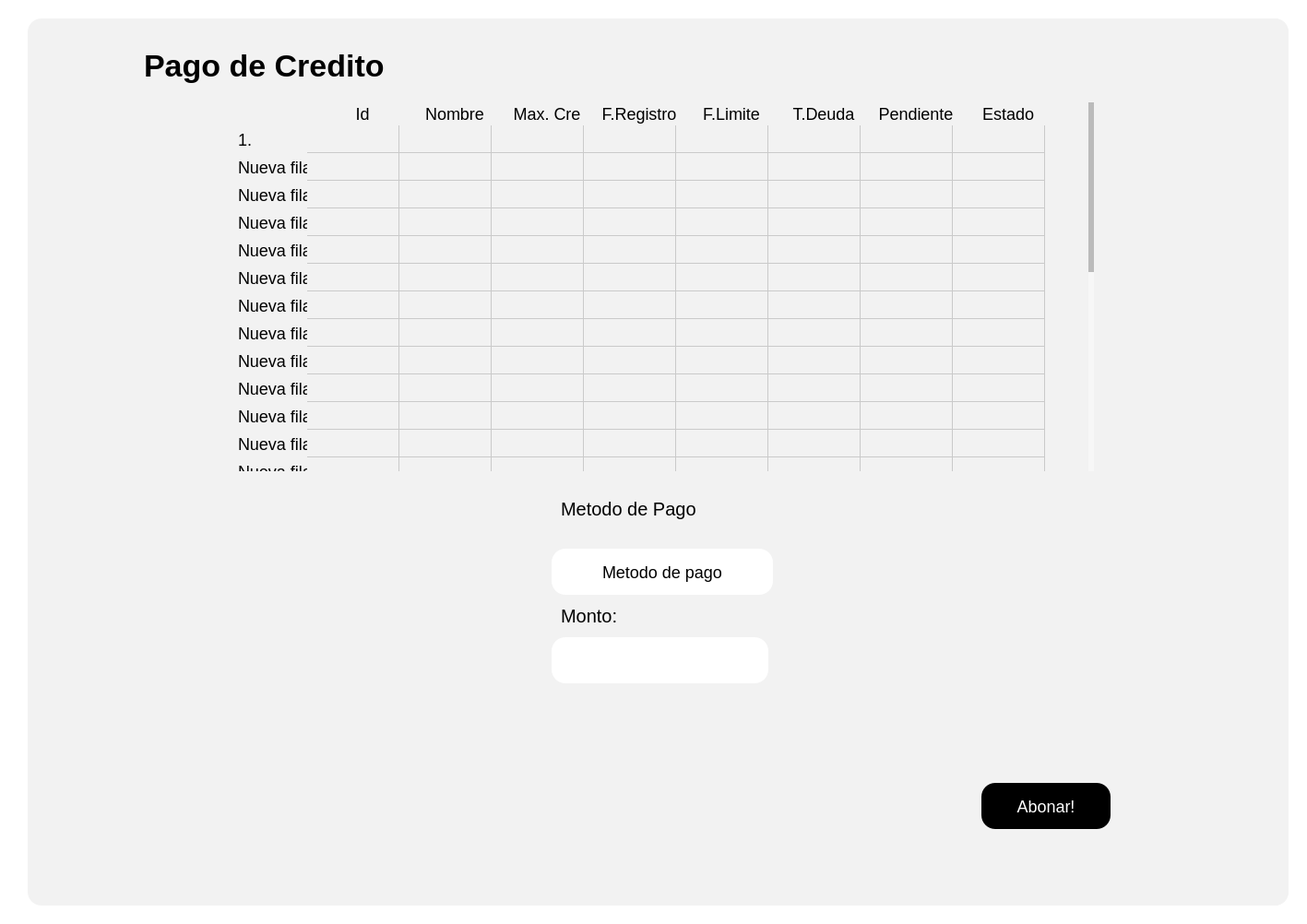
<?xml version="1.0" encoding="UTF-8"?>
<ui version="4.0">
 <class>Form</class>
 <widget class="QWidget" name="Form">
  <property name="geometry">
   <rect>
    <x>0</x>
    <y>0</y>
    <width>1417</width>
    <height>1002</height>
   </rect>
  </property>
  <property name="sizePolicy">
   <sizepolicy hsizetype="Preferred" vsizetype="Fixed">
    <horstretch>0</horstretch>
    <verstretch>0</verstretch>
   </sizepolicy>
  </property>
  <property name="windowTitle">
   <string>Form</string>
  </property>
  <property name="styleSheet">
   <string notr="true">background-color: rgb(255, 255, 255);
</string>
  </property>
  <layout class="QGridLayout" name="gridLayout_2">
   <item row="0" column="0">
    <widget class="QWidget" name="Contenedor" native="true">
     <property name="styleSheet">
      <string notr="true">
QPushButton {
    background-color: black; /* Fondo blanco */
    border: none; /* Sin borde ni decoración inicial */
    color:  white; /* Color del texto */
    border-radius: 15px; /* Bordes circulares */
    padding: 5px 10px; /* Espaciado interno para mejor apariencia */
	height: 40px; /* Altura del botón */
    text-align: center; /* Alinea el texto del botón a la izquierda */
    font-size: 18px; /* Tamaño de fuente */
	margin-top:20px;
}

QPushButton:hover {
    background-color: rgb(106, 106, 106); /* Gris claro al pasar el mouse */
    cursor: pointer; /* Cursor de mano al pasar sobre el botón */
}

QToolButton {
    background-color: white; /* Fondo blanco */
    border: none; /* Sin borde ni decoración inicial */
    color:  rgb(50, 50, 50); /* Color del texto */
    border-radius: 15px; /* Bordes circulares */
    padding: 5px 10px; /* Espaciado interno para mejor apariencia */
	height: 40px; /* Altura del botón */
    text-align: left; /* Alinea el texto del botón a la izquierda */
    font-size: 18px; /* Tamaño de fuente */
    cursor: pointer;
}

QToolButton:hover {
    background-color: #f2f2f2; /* Gris claro al pasar el mouse */
    cursor: pointer;
}
QLineEdit {
    background-color: rgb(255, 255, 255); /* Fondo blanco */
    border: none; /* Sin bordes visibles */
    padding: 4px; /* Espaciado interno entre el texto y los bordes */
    margin-right: 5px; /* Espaciado externo solo a la derecha */
    border-radius: 10px; /* Bordes redondeados */
    color: black; /* Texto negro */
    text-align: left; /* Texto alineado a la izquierda */
    font-size: 18px; /* Tamaño del texto */
}

/* Cuando el QLineEdit está enfocado (se está escribiendo) */
QLineEdit:focus {
    background-color: rgb(230, 230, 250); /* Color de fondo cuando el campo está activo */
    border: 1px solid rgb(0, 0, 0); /* Borde negro al estar activo */
}

QLabel {
    font-size: 20px; /* Tamaño de fuente */
    color:  black; /* Color del texto */
    margin-right: 10px; /* Espaciado a la derecha */
    padding: 5px; /* Espaciado interno */
    text-align: left; /* Alineación del texto a la izquierda */
}
QTableWidget {
    border: none;
    background-color: #ffffff; /* Fondo blanco para la tabla */
    box-shadow: 0 4px 8px rgba(0, 0, 0, 0.1); /* Sombra suave alrededor de la tabla */
}

QTableWidget::item {
    background-color: #f2f2f2; 
    border: none; 
    transition: background-color 0.3s ease; /* Suavizado de transición de color de fondo */
    pointer-events: none; /* Desactiva la interacción con las celdas (como editar) */
}

QTableWidget::item:selected {
    background-color: #aad4ff; /* Color azul claro para celdas seleccionadas */
    color: black; /* Texto negro para celdas seleccionadas */
}

QTableWidget::item:hover {
    background-color: #e6e6e6; /* Color de fondo al pasar el cursor sobre las celdas */
}

QHeaderView::section {
    border: none; 
    background-color: #f2f2f2; 
    font-weight: normal; /* No negritas */
    text-align: center; /* Centrado del texto en los encabezados */
    box-shadow: 0 2px 4px rgba(0, 0, 0, 0.1); /* Sombra suave para los encabezados */
}

QHeaderView::section:focus {
    background-color: #f2f2f2; /* Sin color de fondo cuando está en foco */
    border: none; /* Sin borde cuando está en foco */
}

QTableWidget::item:focus {
    border: none; /* Sin borde cuando las celdas tienen el foco */
    background-color: #f2f2f2; /* Mantener el fondo sin color azul */
}

QTableCornerButton::section {
    background-color: #f2f2f2; 
    border: none; 
}

QTableWidget::verticalHeader {
    background-color: #f2f2f2;
    border: none;
    font-weight: normal; /* No negritas */
}

QTableWidget::item:hover {
    background-color: #e6e6e6; /* Color de fondo al pasar el cursor sobre las celdas */
}

/* Personalización de la barra de desplazamiento */
QScrollBar:vertical {
    border: none;
    background: #f7f7f7; /* Fondo de la barra */
    width: 8px; /* Barra más delgada */
    border-radius: 4px; /* Bordes más redondeados */
}

QScrollBar::handle:vertical {
    background: #bbb; /* Fondo del control deslizante */
    min-height: 20px; /* Control deslizante más delgado */
    border-radius: 4px; /* Bordes redondeados */
    transition: background-color 0.3s ease; /* Transición suave para el cambio de color */
}

QScrollBar::handle:vertical:hover {
    background: #888; /* Color más oscuro cuando el control deslizante está siendo desplazado */
}

QScrollBar::add-line:vertical, QScrollBar::sub-line:vertical {
    border: none;
    background: #f2f2f2; /* Fondo para los botones de la barra */
    height: 0px; /* Sin altura para los botones */
}

QScrollBar:horizontal {
    border: none;
    background: #f7f7f7; /* Fondo de la barra */
    height: 8px; /* Barra más delgada */
    border-radius: 4px; /* Bordes más redondeados */
}

QScrollBar::handle:horizontal {
    background: #bbb; /* Fondo del control deslizante */
    min-width: 20px; /* Control deslizante más delgado */
    border-radius: 4px; /* Bordes redondeados */
    transition: background-color 0.3s ease; /* Transición suave para el cambio de color */
}

QScrollBar::handle:horizontal:hover {
    background: #888; /* Color más oscuro cuando el control deslizante está siendo desplazado */
}

QScrollBar::add-line:horizontal, QScrollBar::sub-line:horizontal {
    border: none;
    background: #f2f2f2; /* Fondo para los botones de la barra */
    width: 0px; /* Sin ancho para los botones */
}


</string>
     </property>
     <layout class="QHBoxLayout" name="horizontalLayout_2">
      <item>
       <widget class="QStackedWidget" name="Contenido">
        <property name="styleSheet">
         <string notr="true">margin-left:10px;
border-radius:15px;
background-color: #f2f2f2; 
</string>
        </property>
        <widget class="QWidget" name="ContenidoPage1">
         <layout class="QVBoxLayout" name="verticalLayout_2">
          <item>
           <widget class="QWidget" name="widget" native="true">
            <property name="styleSheet">
             <string notr="true"/>
            </property>
            <layout class="QVBoxLayout" name="verticalLayout_3">
             <item alignment="Qt::AlignHCenter|Qt::AlignVCenter">
              <widget class="QFrame" name="frame_2">
               <property name="sizePolicy">
                <sizepolicy hsizetype="Preferred" vsizetype="Preferred">
                 <horstretch>0</horstretch>
                 <verstretch>0</verstretch>
                </sizepolicy>
               </property>
               <property name="minimumSize">
                <size>
                 <width>1200</width>
                 <height>50</height>
                </size>
               </property>
               <property name="styleSheet">
                <string notr="true"/>
               </property>
               <layout class="QGridLayout" name="gridLayout_3">
                <item row="0" column="0">
                 <widget class="QLabel" name="LabelProductos">
                  <property name="styleSheet">
                   <string notr="true">#LabelProductos {
    font-weight: bold; /* Negrita */
    font-size: 34px; /* Tamaño de fuente */
}
</string>
                  </property>
                  <property name="text">
                   <string>Pago de Credito</string>
                  </property>
                 </widget>
                </item>
               </layout>
              </widget>
             </item>
             <item alignment="Qt::AlignHCenter|Qt::AlignVCenter">
              <widget class="QTableWidget" name="TablaPagoCredito">
               <property name="sizePolicy">
                <sizepolicy hsizetype="Fixed" vsizetype="Fixed">
                 <horstretch>0</horstretch>
                 <verstretch>0</verstretch>
                </sizepolicy>
               </property>
               <property name="minimumSize">
                <size>
                 <width>950</width>
                 <height>400</height>
                </size>
               </property>
               <property name="font">
                <font>
                 <family>MS Shell Dlg 2</family>
                 <pointsize>11</pointsize>
                 <weight>75</weight>
                 <bold>true</bold>
                </font>
               </property>
               <property name="styleSheet">
                <string notr="true">
QTableWidget {
    border: none;
    box-shadow: 0 4px 8px rgba(0, 0, 0, 0.1); /* Sombra suave alrededor de la tabla */
}

QTableWidget::item {
    background-color: #f2f2f2; 
    border: none; 
    font-size: 18px; /* Tamaño de letra */
    transition: background-color 0.3s ease; /* Suavizado de transición de color de fondo */
    pointer-events: none; /* Desactiva la interacción con las celdas (como editar) */
}

QTableWidget::item:selected {
    background-color: #aad4ff; /* Color azul claro para celdas seleccionadas */
    color: black; /* Texto negro para celdas seleccionadas */
}

QTableWidget::item:hover {
    background-color: #e6e6e6; /* Color de fondo al pasar el cursor sobre las celdas */
}

QHeaderView::section {
    border: none; 
    background-color: #f2f2f2; 
    font-size: 18px; /* Tamaño de letra */
    font-weight: normal; /* No negritas */
    text-align: center; /* Centrado del texto en los encabezados */
    box-shadow: 0 2px 4px rgba(0, 0, 0, 0.1); /* Sombra suave para los encabezados */
}

QHeaderView::section:focus {
    background-color: #f2f2f2; /* Sin color de fondo cuando está en foco */
    border: none; /* Sin borde cuando está en foco */
}

QTableWidget::item:focus {
    border: none; /* Sin borde cuando las celdas tienen el foco */
    background-color: #f2f2f2; /* Mantener el fondo sin color azul */
}

QTableCornerButton::section {
    background-color: #f2f2f2; 
    border: none; 
}

QTableWidget::verticalHeader {
    background-color: #f2f2f2;
    font-size: 23px;
    border: none;
    font-weight: normal; /* No negritas */
}

QTableWidget::item:hover {
    background-color: #e6e6e6; /* Color de fondo al pasar el cursor sobre las celdas */
}
/* Personalización de la barra de desplazamiento */
QScrollBar:vertical {
    border: none;
    background: #f7f7f7; /* Fondo de la barra */
    width: 8px; /* Barra más delgada */
    border-radius: 4px; /* Bordes más redondeados */
    margin: 0px 2px 0px 0px; /* Un pequeño margen para el desplazamiento */
}

QScrollBar::handle:vertical {
    background: #bbb; /* Fondo del control deslizante */
    min-height: 20px; /* Control deslizante más delgado */
    border-radius: 4px; /* Bordes redondeados */
    transition: background-color 0.3s ease; /* Transición suave para el cambio de color */
}

QScrollBar::handle:vertical:hover {
    background: #888; /* Color más oscuro cuando el control deslizante está siendo desplazado */
}

QScrollBar::add-line:vertical, QScrollBar::sub-line:vertical {
    border: none;
    background: #f2f2f2; /* Fondo para los botones de la barra */
    height: 0px; /* Sin altura para los botones */
}

QScrollBar:horizontal {
    border: none;
    background: #f7f7f7; /* Fondo de la barra */
    height: 8px; /* Barra más delgada */
    border-radius: 4px; /* Bordes más redondeados */
    margin: 0px 0px 2px 0px; /* Un pequeño margen para el desplazamiento */
}

QScrollBar::handle:horizontal {
    background: #bbb; /* Fondo del control deslizante */
    min-width: 20px; /* Control deslizante más delgado */
    border-radius: 4px; /* Bordes redondeados */
    transition: background-color 0.3s ease; /* Transición suave para el cambio de color */
}

QScrollBar::handle:horizontal:hover {
    background: #888; /* Color más oscuro cuando el control deslizante está siendo desplazado */
}
</string>
               </property>
               <row>
                <property name="text">
                 <string>1.</string>
                </property>
               </row>
               <row>
                <property name="text">
                 <string>Nueva fila</string>
                </property>
               </row>
               <row>
                <property name="text">
                 <string>Nueva fila</string>
                </property>
               </row>
               <row>
                <property name="text">
                 <string>Nueva fila</string>
                </property>
               </row>
               <row>
                <property name="text">
                 <string>Nueva fila</string>
                </property>
               </row>
               <row>
                <property name="text">
                 <string>Nueva fila</string>
                </property>
               </row>
               <row>
                <property name="text">
                 <string>Nueva fila</string>
                </property>
               </row>
               <row>
                <property name="text">
                 <string>Nueva fila</string>
                </property>
               </row>
               <row>
                <property name="text">
                 <string>Nueva fila</string>
                </property>
               </row>
               <row>
                <property name="text">
                 <string>Nueva fila</string>
                </property>
               </row>
               <row>
                <property name="text">
                 <string>Nueva fila</string>
                </property>
               </row>
               <row>
                <property name="text">
                 <string>Nueva fila</string>
                </property>
               </row>
               <row>
                <property name="text">
                 <string>Nueva fila</string>
                </property>
               </row>
               <row>
                <property name="text">
                 <string>New Row</string>
                </property>
               </row>
               <row>
                <property name="text">
                 <string>New Row</string>
                </property>
               </row>
               <row>
                <property name="text">
                 <string>New Row</string>
                </property>
               </row>
               <row>
                <property name="text">
                 <string>New Row</string>
                </property>
               </row>
               <row>
                <property name="text">
                 <string>New Row</string>
                </property>
               </row>
               <row>
                <property name="text">
                 <string>New Row</string>
                </property>
               </row>
               <row>
                <property name="text">
                 <string>New Row</string>
                </property>
               </row>
               <row>
                <property name="text">
                 <string>New Row</string>
                </property>
               </row>
               <row>
                <property name="text">
                 <string>New Row</string>
                </property>
               </row>
               <row>
                <property name="text">
                 <string>New Row</string>
                </property>
               </row>
               <row>
                <property name="text">
                 <string>New Row</string>
                </property>
               </row>
               <row>
                <property name="text">
                 <string>New Row</string>
                </property>
               </row>
               <row>
                <property name="text">
                 <string>New Row</string>
                </property>
               </row>
               <column>
                <property name="text">
                 <string>Id</string>
                </property>
                <property name="font">
                 <font>
                  <kerning>false</kerning>
                 </font>
                </property>
                <property name="textAlignment">
                 <set>AlignCenter</set>
                </property>
               </column>
               <column>
                <property name="text">
                 <string>Nombre</string>
                </property>
                <property name="textAlignment">
                 <set>AlignCenter</set>
                </property>
               </column>
               <column>
                <property name="text">
                 <string>Max. Cre</string>
                </property>
                <property name="textAlignment">
                 <set>AlignCenter</set>
                </property>
               </column>
               <column>
                <property name="text">
                 <string>F.Registro</string>
                </property>
                <property name="textAlignment">
                 <set>AlignCenter</set>
                </property>
               </column>
               <column>
                <property name="text">
                 <string>F.Limite</string>
                </property>
                <property name="textAlignment">
                 <set>AlignCenter</set>
                </property>
               </column>
               <column>
                <property name="text">
                 <string>T.Deuda</string>
                </property>
                <property name="textAlignment">
                 <set>AlignCenter</set>
                </property>
               </column>
               <column>
                <property name="text">
                 <string>Pendiente</string>
                </property>
                <property name="textAlignment">
                 <set>AlignCenter</set>
                </property>
               </column>
               <column>
                <property name="text">
                 <string>Estado</string>
                </property>
                <property name="textAlignment">
                 <set>AlignCenter</set>
                </property>
               </column>
              </widget>
             </item>
            </layout>
           </widget>
          </item>
          <item alignment="Qt::AlignHCenter|Qt::AlignVCenter">
           <widget class="QWidget" name="widget_3" native="true">
            <property name="sizePolicy">
             <sizepolicy hsizetype="Fixed" vsizetype="Fixed">
              <horstretch>0</horstretch>
              <verstretch>0</verstretch>
             </sizepolicy>
            </property>
            <property name="minimumSize">
             <size>
              <width>600</width>
              <height>0</height>
             </size>
            </property>
            <property name="styleSheet">
             <string notr="true"/>
            </property>
            <layout class="QGridLayout" name="gridLayout">
             <item row="0" column="0" alignment="Qt::AlignLeft|Qt::AlignBottom">
              <widget class="QLabel" name="label">
               <property name="sizePolicy">
                <sizepolicy hsizetype="Fixed" vsizetype="Fixed">
                 <horstretch>0</horstretch>
                 <verstretch>0</verstretch>
                </sizepolicy>
               </property>
               <property name="text">
                <string>Metodo de Pago</string>
               </property>
              </widget>
             </item>
             <item row="1" column="0" alignment="Qt::AlignLeft|Qt::AlignTop">
              <widget class="QPushButton" name="BtnMetodoPago">
               <property name="sizePolicy">
                <sizepolicy hsizetype="Fixed" vsizetype="Fixed">
                 <horstretch>0</horstretch>
                 <verstretch>0</verstretch>
                </sizepolicy>
               </property>
               <property name="minimumSize">
                <size>
                 <width>250</width>
                 <height>0</height>
                </size>
               </property>
               <property name="cursor">
                <cursorShape>IBeamCursor</cursorShape>
               </property>
               <property name="styleSheet">
                <string notr="true">background-color: rgb(255, 255, 255);
color: rgb(0, 0, 0);</string>
               </property>
               <property name="text">
                <string>Metodo de pago</string>
               </property>
              </widget>
             </item>
             <item row="3" column="0">
              <widget class="QLineEdit" name="InputPago">
               <property name="sizePolicy">
                <sizepolicy hsizetype="Fixed" vsizetype="Fixed">
                 <horstretch>0</horstretch>
                 <verstretch>0</verstretch>
                </sizepolicy>
               </property>
               <property name="minimumSize">
                <size>
                 <width>250</width>
                 <height>50</height>
                </size>
               </property>
               <property name="styleSheet">
                <string notr="true">background-color: rgb(255, 255, 255);</string>
               </property>
              </widget>
             </item>
             <item row="2" column="0">
              <widget class="QLabel" name="label_2">
               <property name="sizePolicy">
                <sizepolicy hsizetype="Fixed" vsizetype="Fixed">
                 <horstretch>0</horstretch>
                 <verstretch>0</verstretch>
                </sizepolicy>
               </property>
               <property name="text">
                <string>Monto:</string>
               </property>
              </widget>
             </item>
            </layout>
           </widget>
          </item>
          <item alignment="Qt::AlignHCenter|Qt::AlignVCenter">
           <widget class="QWidget" name="widget_4" native="true">
            <property name="sizePolicy">
             <sizepolicy hsizetype="Fixed" vsizetype="Preferred">
              <horstretch>0</horstretch>
              <verstretch>0</verstretch>
             </sizepolicy>
            </property>
            <property name="minimumSize">
             <size>
              <width>1000</width>
              <height>0</height>
             </size>
            </property>
            <property name="styleSheet">
             <string notr="true"/>
            </property>
            <layout class="QHBoxLayout" name="horizontalLayout">
             <item alignment="Qt::AlignRight|Qt::AlignBottom">
              <widget class="QPushButton" name="BtnAbonar">
               <property name="sizePolicy">
                <sizepolicy hsizetype="Fixed" vsizetype="Fixed">
                 <horstretch>0</horstretch>
                 <verstretch>0</verstretch>
                </sizepolicy>
               </property>
               <property name="minimumSize">
                <size>
                 <width>150</width>
                 <height>0</height>
                </size>
               </property>
               <property name="cursor">
                <cursorShape>PointingHandCursor</cursorShape>
               </property>
               <property name="styleSheet">
                <string notr="true">
QPushButton {
    background-color: black; /* Fondo blanco */
    border: none; /* Sin borde ni decoración inicial */
    color:  white; /* Color del texto */
    border-radius: 15px; /* Bordes circulares */
    padding: 5px 10px; /* Espaciado interno para mejor apariencia */
	height: 40px; /* Altura del botón */
    text-align: center; /* Alinea el texto del botón a la izquierda */
    font-size: 18px; /* Tamaño de fuente */
	margin-top:20px;
}

QPushButton:hover {
    background-color: rgb(106, 106, 106); /* Gris claro al pasar el mouse */
    cursor: pointer; /* Cursor de mano al pasar sobre el botón */
}</string>
               </property>
               <property name="text">
                <string>Abonar!</string>
               </property>
              </widget>
             </item>
            </layout>
           </widget>
          </item>
         </layout>
        </widget>
       </widget>
      </item>
     </layout>
    </widget>
   </item>
  </layout>
 </widget>
 <resources/>
 <connections/>
</ui>
